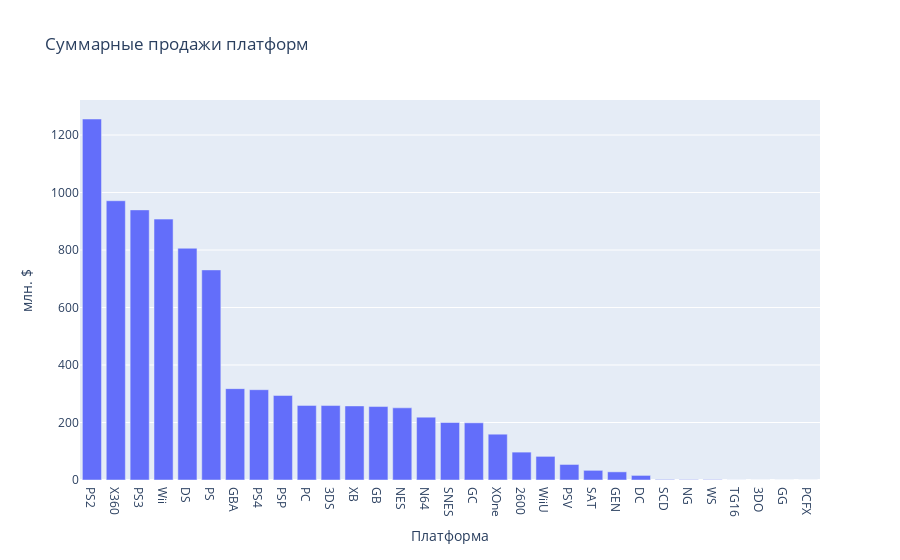

The notebook cell this image was saved under:
### Markdown cell above
Выберем платформы с наибольшими суммарными продажами:

### Code cell
# <создадим таблицу отображающую суммарныые продажи по платформам, и построим гистограмму с помощью пакета plotly>
platforms_sum_sales = games.groupby('platform')[['sum_sales']].sum()

platforms_sum_sales.columns = ['sum_sales']
platforms_sum_sales.sort_values('sum_sales', ascending=False, inplace=True)

trace = go.Bar(
    x=platforms_sum_sales.index,
    y=platforms_sum_sales.sum_sales,
    name='sum_sales'
)
data = [trace]
layout = {'title': 'Суммарные продажи платформ', 'yaxis': {'title': 'млн. $'},'xaxis': {'title': 'Платформа'}}
fig = go.Figure(data=data, layout=layout)
iplot(fig, show_link=False)

### Figure 1 — Plotly figure (JSON) as saved in the notebook; plotly's stock layout.template omitted (floating-point values rounded to 4 significant figures)
{"data": [{"name": "sum_sales", "type": "bar", "x": ["PS2", "X360", "PS3", "Wii", "DS", "PS", "GBA", "PS4", "PSP", "PC", "3DS", "XB", "GB", "NES", "N64", "SNES", "GC", "XOne", "2600", "WiiU", "PSV", "SAT", "GEN", "DC", "SCD", "NG", "WS", "TG16", "3DO", "GG", "PCFX"], "y": [1256.0, 971.4, 939.6, 907.5, 806.1, 730.9, 317.8, 314.1, 294.0, 259.5, 259.0, 257.7, 255.5, 251.0, 218.7, 200.0, 198.9, 159.3, 96.98, 82.19, 54.07, 33.59, 28.35, 15.95, 1.86, 1.44, 1.42, 0.16, 0.1, 0.04, 0.03]}], "layout": {"title": {"text": "Суммарные продажи платформ"}, "xaxis": {"title": {"text": "Платформа"}}, "yaxis": {"title": {"text": "млн. $"}}}}
